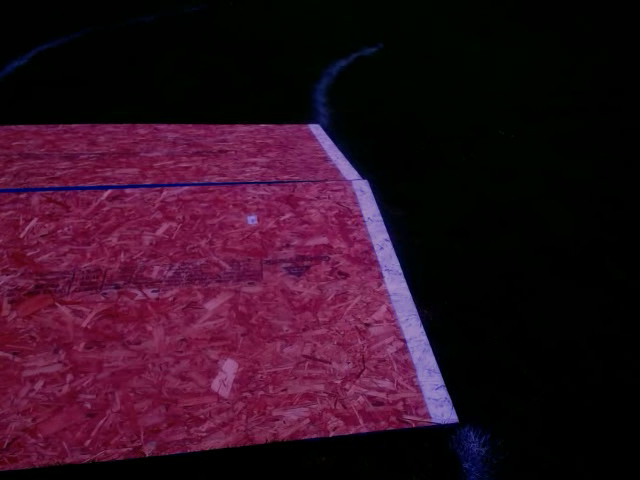
#> input picture frame 40 of Nav-Guidance/src/navigation_launch/test_videos/overcast_noon.avi, 640 x 480 px, given in place of test?_70brightness.avi, which was not available
$ python VideoRead.py
#> lines starting #> are read from the running program, lines starting #| are printed output that depends on the picture
import numpy as np
import cv2

cap = cv2.VideoCapture('test?_70brightness.avi')

while(cap.isOpened()):
    ret, frame = cap.read()
#> frame is the input picture: shape (480, 640, 3); mean B, G, R 33.3, 15.1, 48.2

    gray = cv2.cvtColor(frame, cv2.COLOR_BGR2GRAY)
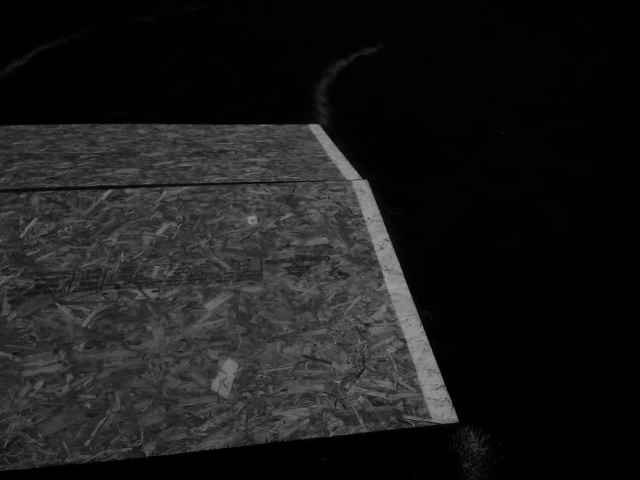
#> gray: shape (480, 640); min 0, max 157, mean 27.1

    cv2.imshow('frame',frame)
    if cv2.waitKey(1) & 0xFF == ord('q'):
#> (key q is pressed here)
        break

cap.release()
cv2.destroyAllWindows()

$ run again, starting later in the video
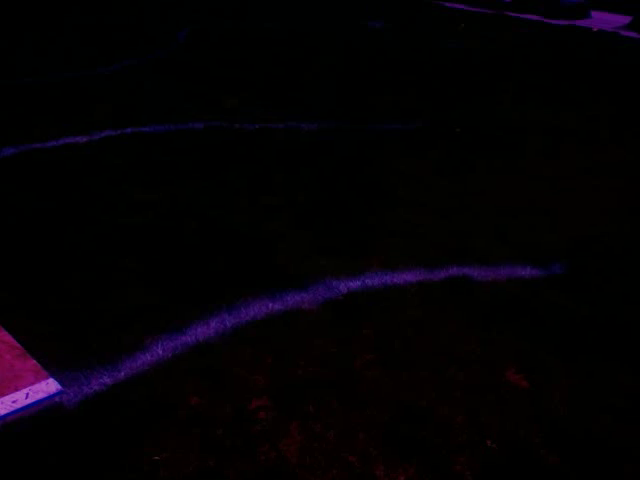
#> input picture frame 181 of Nav-Guidance/src/navigation_launch/test_videos/overcast_noon.avi, 640 x 480 px, given in place of test?_70brightness.avi, which was not available
#> frame is the input picture: shape (480, 640, 3); mean B, G, R 4.5, 1.2, 3.8
#> `gray = cv2.cvtColor(frame, cv2.COLOR_BGR2GRAY)`:
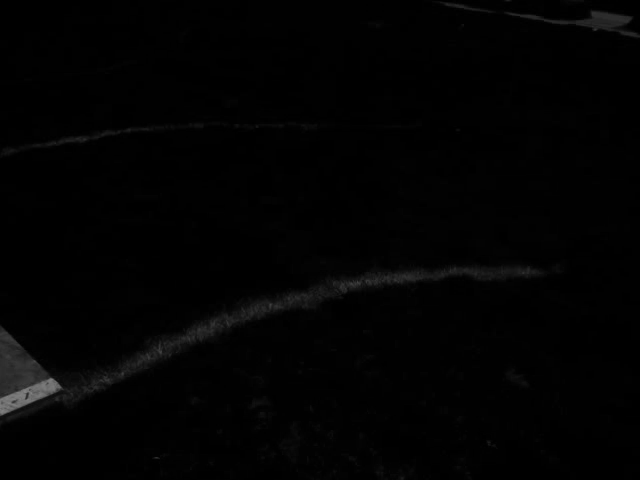
#> gray: shape (480, 640); min 0, max 130, mean 2.4

$ run again, starting later in the video
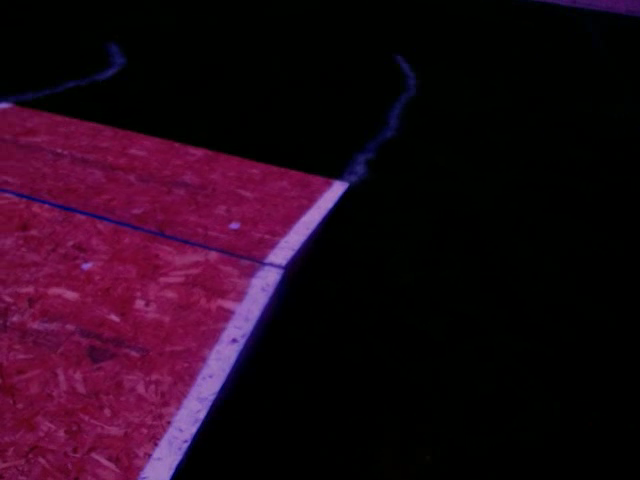
#> input picture frame 322 of Nav-Guidance/src/navigation_launch/test_videos/overcast_noon.avi, 640 x 480 px, given in place of test?_70brightness.avi, which was not available
#> frame is the input picture: shape (480, 640, 3); mean B, G, R 23.9, 7.3, 34.2
#> `gray = cv2.cvtColor(frame, cv2.COLOR_BGR2GRAY)`:
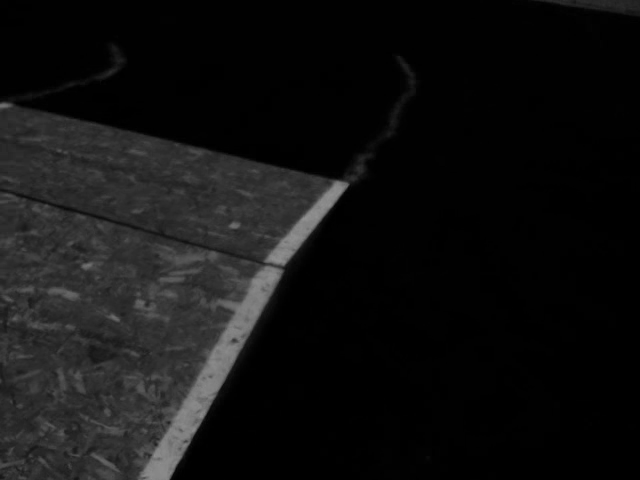
#> gray: shape (480, 640); min 0, max 146, mean 17.3
